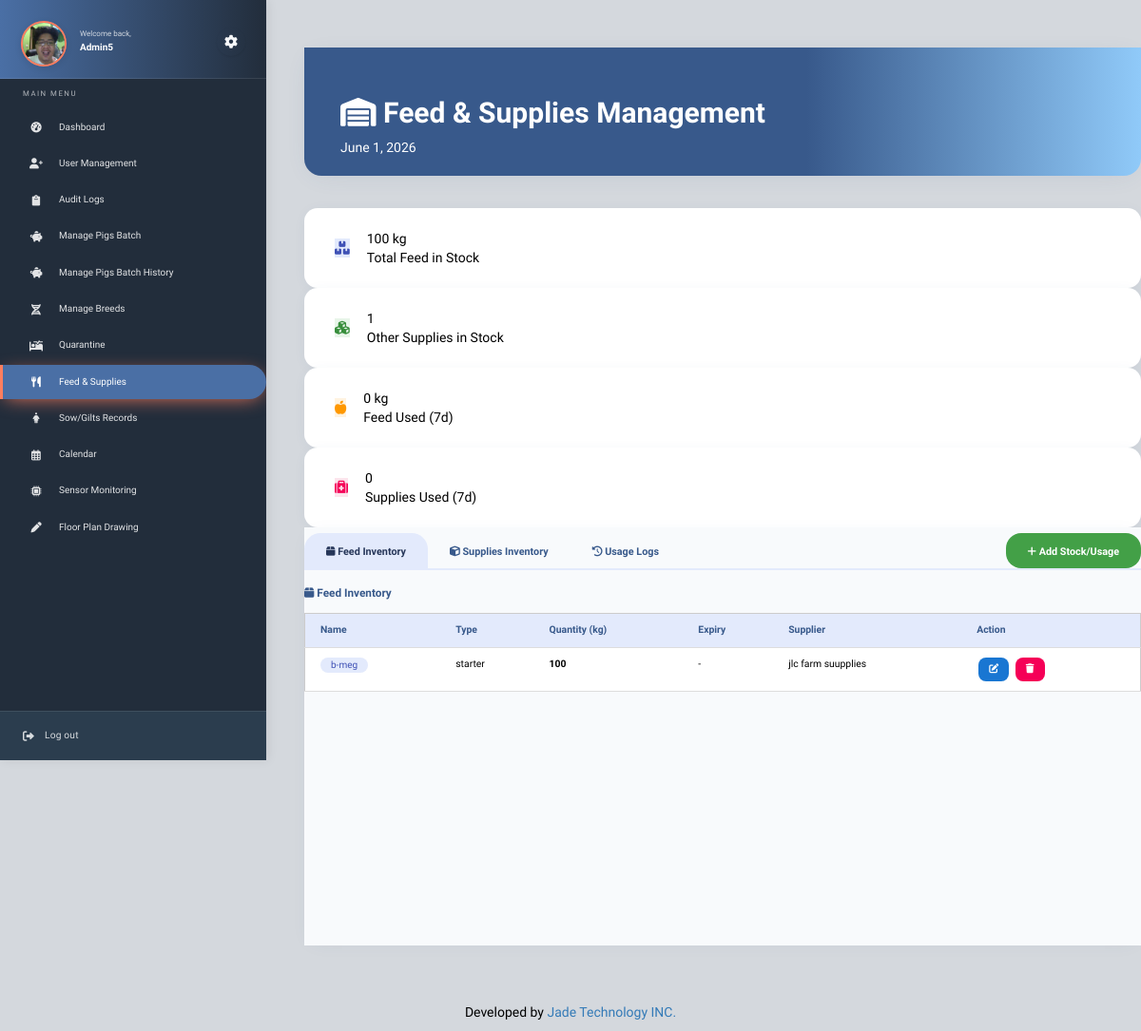
The page /feeds_dashboard.php (signed in) on the database as committed earlier.
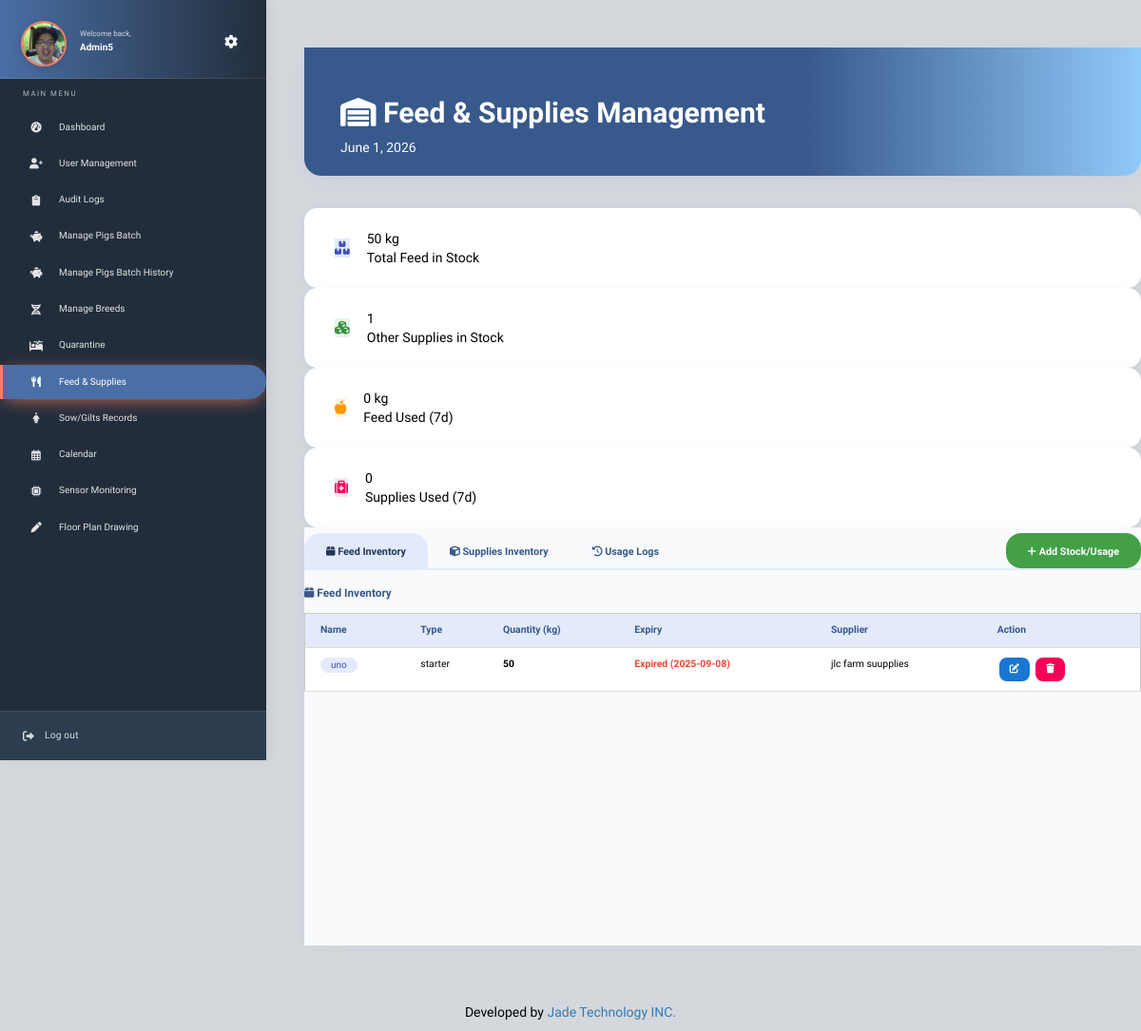
The same page on the database as committed later.
### tables this page shows
CREATE TABLE `users` (
  `id` int(11) NOT NULL,
  `first_name` varchar(50) DEFAULT NULL,
  `middle_name` varchar(50) DEFAULT NULL,
  `last_name` varchar(50) DEFAULT NULL,
  `suffix` varchar(10) DEFAULT NULL,
  `username` varchar(255) NOT NULL,
  `password` varchar(255) NOT NULL,
  `role` enum('admin','employee','veterinarian','owner') NOT NULL,
  `created_at` timestamp NOT NULL DEFAULT current_timestamp(),
  `status` tinyint(1) DEFAULT 1,
  `sex` enum('male','female') NOT NULL,
  `age` int(11) NOT NULL,
  `address` text NOT NULL,
  `contact_number` varchar(20) NOT NULL,
  `birthday` date DEFAULT NULL,
  `last_login` timestamp NULL DEFAULT NULL,
  `profile_img` varchar(255) DEFAULT NULL,
  `province` varchar(80) DEFAULT NULL,
  `municipality` varchar(80) DEFAULT NULL,
  `barangay` varchar(80) DEFAULT NULL,
  `street_address` varchar(120) DEFAULT NULL
);

CREATE TABLE `feed_inventory` (
  `id` int(11) NOT NULL,
  `name` varchar(100) DEFAULT NULL,
  `type` varchar(50) DEFAULT NULL,
  `quantity_kg` float DEFAULT NULL,
  `expiry_date` date DEFAULT NULL,
  `supplier` varchar(100) DEFAULT NULL
);

### feeds_dashboard.php (the view, shortened to what this page needs)
<?php include 'theme/head.php'; ?>
<?php include 'theme/sidebar.php'; ?>
<div class="dashboard-main" style="margin-left:320px;margin-top:50px;">
  <header class="dashboard-header feeds-header">
    <div class="dashboard-row">
      <div class="dashboard-col dashboard-title">
        <h2><b><i class="fa fa-warehouse"></i> Feed & Supplies Management</b></h2>
      </div>
      <div class="dashboard-col dashboard-date">
        <span class="dashboard-badge"><?php echo date('F j, Y'); ?></span>
      </div>
    </div>
  </header>
  <div class="dashboard-stats-row">
    <?php
    $totalFeed = $db->query("SELECT SUM(quantity_kg) FROM feed_inventory WHERE quantity_kg > 0")->fetchColumn();
    $totalSupplies = $db->query("SELECT COUNT(*) FROM supply_inventory WHERE quantity > 0")->fetchColumn();
    $recentFeedUsed = $db->query("SELECT SUM(amount_kg) FROM feed_usage WHERE usage_date >= DATE_SUB(CURDATE(), INTERVAL 7 DAY)")->fetchColumn();
    $recentSupplyUsed = $db->query("SELECT SUM(amount) FROM supply_usage WHERE usage_date >= DATE_SUB(CURDATE(), INTERVAL 7 DAY)")->fetchColumn();
    ?>
    <div class="dashboard-stat-card stat-feed">
      <div class="stat-icon"><i class="fa fa-boxes"></i></div>
      <div>
        <div class="stat-number"><?php echo (float)$totalFeed; ?> kg</div>
        <div class="stat-label">Total Feed in Stock</div>
      </div>
    </div>
    <div class="dashboard-stat-card stat-supply">
      <div class="stat-icon"><i class="fa fa-cubes"></i></div>
      <div>
        <div class="stat-number"><?php echo (int)$totalSupplies; ?></div>
        <div class="stat-label">Other Supplies in Stock</div>
      </div>
    </div>
    <div class="dashboard-stat-card stat-feed-used">
      <div class="stat-icon"><i class="fa fa-apple-alt"></i></div>
      <div>
        <div class="stat-number"><?php echo (float)$recentFeedUsed; ?> kg</div>
        <div class="stat-label">Feed Used (7d)</div>
      </div>
    </div>
    <div class="dashboard-stat-card stat-supply-used">
      <div class="stat-icon"><i class="fa fa-medkit"></i></div>
      <div>
        <div class="stat-number"><?php echo (float)$recentSupplyUsed; ?></div>
        <div class="stat-label">Supplies Used (7d)</div>
      </div>
    </div>
  </div>
  <div class="dashboard-charts-row" style="margin-top: 0;">
    <div class="dashboard-chart-col" style="flex: 2; min-width: 360px;">
      <div class="dashboard-card feeds-card">
        <div class="feeds-tabs">
          <button class="feeds-tab-btn active" onclick="showTab('feed', this)"><i class="fa fa-box"></i> Feed Inventory</button>
          <button class="feeds-tab-btn" onclick="showTab('supply', this)"><i class="fa fa-cube"></i> Supplies Inventory</button>
          <button class="feeds-tab-btn" onclick="showTab('logs', this)"><i class="fa fa-history"></i> Usage Logs</button>
          <button class="feeds-tab-btn feeds-tab-btn-add" onclick="showTab('add', this)"><i class="fa fa-plus"></i> Add Stock/Usage</button>
        </div>
        <div id="tab-feed" class="tabSection fade-in">
          <h4 class="tab-title"><i class="fa fa-box"></i> Feed Inventory</h4>
          <div class="w3-responsive">
            <table class="w3-table-all w3-hoverable feeds-table">
              <thead>
                <tr>
                  <th>Name</th>
                  <th>Type</th>
                  <th>Quantity (kg)</th>
                  <th>Expiry</th>
                  <th>Supplier</th>
                  <th>Action</th>
                </tr>
              </thead>
              <tbody>
                <?php
                $qf = $db->query("SELECT * FROM feed_inventory ORDER BY name");
                foreach($qf as $feed): ?>
                <tr>
                  <td><span class="badge badge-feed"><?php echo htmlspecialchars($feed['name']); ?></span></td>
                  <td><?php echo htmlspecialchars($feed['type']); ?></td>
                  <td><b><?php echo (float)$feed['quantity_kg']; ?></b></td>
                  <td>
                    <?php
                    $exp = $feed['expiry_date'];
                    if ($exp && strtotime($exp) < strtotime(date('Y-m-d'))) {
                      echo "<span class='expired'>Expired ($exp)</span>";
                    } else {
                      echo $exp ? "<span>$exp</span>" : '<span>-</span>';
                    }
                    ?>
                  </td>
                  <td><?php echo htmlspecialchars($feed['supplier']); ?></td>
                  <td>
                    <a href="edit_feed.php?id=<?php echo $feed['id']; ?>" class="btn-action edit"><i class="fa fa-edit"></i></a>
                    <a href="remove_feed.php?id=<?php echo $feed['id']; ?>" class="btn-action remove" onclick="return confirm('Remove this feed?');"><i class="fa fa-trash"></i></a>
                  </td>
                </tr>
                <?php endforeach; ?>
              </tbody>
            </table>
          </div>
        </div>
      </div>
    </div>
  </div>
</div>
<?php include 'theme/foot.php'; ?>

### theme/head.php (shortened to what this page needs)
<!DOCTYPE html>
<html>
<head>
<link rel="stylesheet" href="./plugin/w3.css">
<link rel="stylesheet" href="./plugin/bootstrap.min.css">
<link rel="stylesheet" href="./plugin/font-awesome.min.css">
<link rel="stylesheet" type="text/css" href="https://cdn.datatables.net/1.10.16/css/dataTables.bootstrap.min.css">
<link rel="stylesheet" type="text/css" href="https://cdnjs.cloudflare.com/ajax/libs/bootstrap-datepicker/1.7.1/css/bootstrap-datepicker.min.css">
</head>
<body>

### theme/sidebar.php (shortened to what this page needs)
<?php
$sidebar_avatar = 'assets/img/default-avatar.png';
if (isset($_SESSION['user'])) {
  try {
    $stmt = $db->prepare("SELECT profile_img FROM users WHERE username = ?");
    $stmt->execute([$_SESSION['user']]);
    $row = $stmt->fetch(PDO::FETCH_ASSOC);
    if ($row && !empty($row['profile_img']) && file_exists($row['profile_img'])) {
      $sidebar_avatar = $row['profile_img'];
    }
  } catch (Exception $e) {
  }
}
?>
<link rel="stylesheet" href="https://cdnjs.cloudflare.com/ajax/libs/font-awesome/6.0.0/css/all.min.css">
<nav class="sidebar" id="mySidebar">
  <div class="user-profile">
    <div class="avatar-container">
      <img src="<?php echo htmlspecialchars($sidebar_avatar); ?>" class="avatar" alt="User avatar">
    </div>
    <div class="user-info-settings">
      <div class="user-info">
        <span class="welcome">Welcome back,</span>
        <span class="username"><strong><?php echo ucwords($_SESSION['user']); ?></strong></span>
      </div>
      <a href="settings.php" class="settings-btn" title="Settings">
        <i class="fas fa-cog"></i>
      </a>
    </div>
  </div>
  <div class="sidebar-menu">
    <div class="menu-section">
      <h5 class="menu-title">MAIN MENU</h5>
      <ul class="menu-items">
        <li>
          <a href="dashboard.php" class="menu-link">
            <i class="fas fa-tachometer-alt"></i>
            <span>Dashboard</span>
          </a>
        </li>
        <?php if ($_SESSION['role'] == 'admin'): ?>
          <li>
            <a href="add-users.php" class="menu-link">
              <i class="fas fa-user-plus"></i>
              <span>User Management</span>
            </a>
          </li>
           <li>
            <a href="audit_logs.php" class="menu-link">
              <i class="fas fa-clipboard"></i>
              <span>Audit Logs</span>
            </a>
          </li>
          <li>
            <a href="pig_batches.php" class="menu-link">
              <i class="fas fa-piggy-bank"></i>
              <span>Manage Pigs Batch</span>
            </a>
          </li>
          <li>
            <a href="pig-batch-history.php" class="menu-link">
              <i class="fas fa-piggy-bank"></i>
              <span>Manage Pigs Batch History</span>
            </a>
          </li>
          <li>
            <a href="manage-breed.php" class="menu-link">
              <i class="fas fa-dna"></i>
              <span>Manage Breeds</span>
            </a>
          </li>
          <li>
            <a href="quarantine_dashboard.php" class="menu-link">
              <i class="fas fa-procedures"></i>
              <span>Quarantine</span>
            </a>
          </li>
          <li>
            <a href="feeds_dashboard.php" class="menu-link">
              <i class="fas fa-utensils"></i>
              <span>Feed & Supplies</span>
            </a>
          </li>
          <li>
            <a href="Pregnancy-and-sow-gilts-record.php" class="menu-link">
              <i class="fas fa-female"></i>
              <span>Sow/Gilts Records</span>
            </a>
          </li>
          <li>
            <a href="calendar-notifications.php" class="menu-link">
              <i class="far fa-calendar-alt"></i>
              <span>Calendar</span>
            </a>
          </li>
          <li>
            <a href="Monitor-Sensor.php" class="menu-link">
              <i class="fas fa-microchip"></i>
              <span>Sensor Monitoring</span>
            </a>
          </li>
          <li>
            <a href="draw_floorplan.php" class="menu-link">
              <i class="fas fa-pen"></i>
              <span>Floor Plan Drawing</span>
            </a>
          </li>
        <?php endif; ?>
      </ul>
    </div>
  </div>
  <div class="sidebar-footer">
    <a href="logout.php" class="logout-link">
      <i class="fas fa-sign-out-alt"></i>
      <span>Log out</span>
    </a>
  </div>
</nav>

### theme/foot.php (shortened to what this page needs)
<p class="text-center" style="margin-top: 5%">
	Developed by <a href="https://www.facebook.com/profile.php?id=100084915082290">Jade Technology INC.</a>
</p>
</body>
</html>

### feeds_dashboard.php (style rules this page uses)
.feeds-header { background: linear-gradient(90deg, #38598b 60%, #90caf9 100%); color: #fff; border-radius: 0 0 18px 18px; margin-bottom: 34px; padding: 32px 38px 20px 38px; box-shadow: 0 4px 28px -10px #38598b28; }
.dashboard-stat-card { background: #fff; border-radius: 14px; box-shadow: 0 2px 16px -4px #38598b18; padding: 22px 32px; min-width: 180px; min-height: 80px; flex: 1; gap: 18px; display: flex; align-items: center; transition: box-shadow 0.2s; }
.stat-feed .stat-icon { color: #3f51b5; background: #e3eafc; }
.stat-supply .stat-icon { color: #388e3c; background: #e8f5e9; }
.stat-feed-used .stat-icon { color: #ff9800; background: #fff3e0; }
.stat-supply-used .stat-icon { color: #f50057; background: #fce4ec; }
.feeds-tabs { display: flex; gap: 0; margin-bottom: 18px; border-bottom: 2px solid #e3eafc; align-items: center; }
.feeds-tab-btn { background: none; border: none; outline: none; font-size: 1.08rem; color: #38598b; padding: 12px 23px 10px 23px; margin: 0; border-radius: 17px 17px 0 0; cursor: pointer; transition: background 0.17s, color 0.17s; position: relative; font-weight: 600; }
.feeds-tab-btn.active, .feeds-tab-btn:focus { background: #e3eafc; color: #263659; z-index: 2; }
.feeds-tab-btn-add { margin-left: auto; background: #43a047; color: #fff !important; border-radius: 16px; font-weight: 700; }
.tab-title { font-size: 1.18rem; margin-bottom: 14px; color: #38598b; font-weight: 700; }
.dashboard-card.feeds-card { min-height: 440px; background: #f8fafc; box-shadow: 0 2px 20px -8px #38598b18; padding-top: 6px; }
.feeds-table th, .feeds-table td { padding: 10px 10px; font-size: 1.04rem; }
.feeds-table th { background: #e3eafc; color: #38598b; }
.badge { border-radius: 14px; padding: 3px 11px; font-size: 1rem; font-weight: 500; display: inline-block; }
.badge-feed { background: #e3eafc; color: #3f51b5; }
.badge-feed { background: #bbdefb; color: #1e88e5; }
.btn-action { display: inline-block; padding: 5px 11px; margin: 0 2px; border-radius: 8px; font-size: 1rem; color: #fff; background: #2196f3; transition: background 0.17s; text-decoration: none; }
.btn-action.edit { background: #1976d2; }
.btn-action.remove { background: #f50057; }
.expired { color: #f44336; font-weight: bold; }
.fade-in { animation: fadeIn 0.2s; }

Rows that differ between the two databases and show on the page:
removed feed_inventory: name "b-meg", type "starter", quantity_kg "100", supplier "jlc farm suupplies"
added feed_inventory: name "uno", type "starter", quantity_kg "50", expiry_date "2025-09-08", supplier "jlc farm suupplies"
Other text that changed with them:
$totalFeed: "100" → "50"
